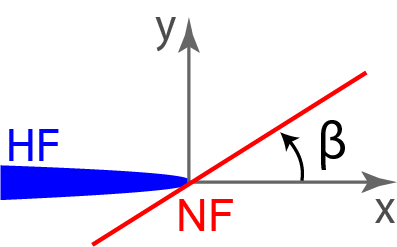
#> input picture C_SlipZoneArea/Rel_Angl.png, 397 x 247 px
$ python B_SlipZone_Effect_Beta.py
#> lines starting #> are read from the running program, lines starting #| are printed output that depends on the picture
### C_SlipZoneArea/Func_c_SlipZoneArea.py
'''
UPDATED ON March 19th 2020
Func_b differs from Func_b at self.xrange =

UPDATE ON MARCH 31st 2020
Corrected MC for tensile effective stress condition

UPDATE ON April 16th 2020
base on Func_c_SlipZoneArea_1.0
use x-dx,x+dx in xrange
nan_to_num !

'''
import numpy as np

np.warnings.filterwarnings('ignore')

class FractureStress(object):
    def __init__(self,half_length,S1,S2,P_net,beta,miu,P_pore,delta,x_wide,y_wide):
        self.S1 = S1; self.S2 = S2;
        self.P_net = P_net; self.a = half_length;
        self.delta = delta;
        self.L_x = x_wide; self.L_y = y_wide;
        self.beta  = beta*(np.pi/180) # w.r.t HF, counterclockwise, ranging 0 to 180
        self.miu   = miu              # friction coefficient
        self.P_pore=P_pore

        self.CFF()

    def grid_block(self):
        self.center_line_num = self.L_y/self.delta+1
        self.num_dx = int(2*self.L_x/self.delta+1)
        self.num_dy = int(2*self.L_y/self.delta+1)
        self.xrange = np.linspace(self.a-self.L_x, self.a+self.L_x, self.num_dx)
        # self.xrange = np.linspace(0, self.a+self.L_x, self.num_dx)
        self.yrange = np.linspace(-self.L_y, self.L_y, self.num_dy)
        self.x, self.y = np.meshgrid(self.xrange,self.yrange)

    def myatan(self,x,y):
        value = np.arctan2(y,x)
        value[value<0] += 2*np.pi
        return value

    def parameter(self):
        r  = np.sqrt(self.x**2+self.y**2)
        r1 = np.sqrt((self.x-self.a)**2+self.y**2)
        r2 = np.sqrt((self.x+self.a)**2+self.y**2)
        th = self.myatan(self.x,self.y)
        th1= self.myatan(self.x-self.a,self.y)
        th2= self.myatan(self.x+self.a,self.y)
        self.c  = np.nan_to_num( self.P_net*r/np.sqrt(r1*r2) )
        self.c1 = np.cos(th-0.5*(th1+th2))
        self.c2 = np.nan_to_num( self.a**2/(r1*r2)*np.sin(th)*np.sin(1.5*(th1+th2)) )
        self.c3 = np.nan_to_num( self.a**2/(r1*r2)*np.sin(th)*np.cos(1.5*(th1+th2)) )

    def stresses(self):
        self.grid_block()
        self.parameter()
        self.sig11 = self.c*(self.c1-self.c2)-self.P_net-self.S1
        self.sig22 = self.c*(self.c1+self.c2)-self.P_net-self.S2
        self.sig12 = self.c*self.c3

    def CFF(self):
        self.stresses()
        s11_plus_s22 = self.sig11+self.sig22
        s11_min_s22  = self.sig11-self.sig22
        s22_min_s11  = self.sig22-self.sig11
        TwoBeta = 2*self.beta
        # normal stress acting on the plane
        self.sigma = 0.5*(s11_plus_s22)-0.5*(s11_min_s22)*np.cos(TwoBeta)-self.sig12*np.sin(TwoBeta)
        # maximum principal stress
        self.P1 = 0.5*(s11_plus_s22)+((0.5*(s11_min_s22))**2+self.sig12**2)**0.5
        # self.eff_sigma = np.absolute(self.sigma+self.P_pore)
        self.eff_sigma = -(self.sigma+self.P_pore)
        self.tau   = np.absolute(0.5*(s22_min_s11)*np.sin(TwoBeta)+self.sig12*np.cos(TwoBeta))

        # Criterion 1: If new Frac initiate at the other end, Gu and Weng (2010)
        self.Fail_1 = self.P1+self.P_pore
        self.Fail_1[self.Fail_1 >= 0] = 1 # Meaning New HF initiate
        self.Fail_1[self.Fail_1 <  0] = 0

        # Criterion 2: If NF open
        self.Fail_2 = self.sigma+self.P_pore
        self.Fail_2[self.Fail_2 >= 0] = 1 # Meaning NF open
        self.Fail_2[self.Fail_2 <  0] = 0

        # Criterion 3: If NF slip
        self.Fail_3 = self.tau - self.eff_sigma*self.miu

        self.Fail_3[self.Fail_3 >= 0] = 1 # Meaning NF slip
        self.Fail_3[self.Fail_3 <  0] = 0 # Meaning ok
        self.Fail_3[self.Fail_2 == 1] = 0 # IF effective stress is tensile,

        # Final: Potential Slip: if C3 meets while C1,C2 not meet
        self.Fail_PSZ = np.full_like(self.Fail_3, 0)
        self.Fail_PSZ[self.Fail_3 == 1] = 1
        self.Fail_PSZ[self.Fail_1 == 1] = 0

        self.area = np.count_nonzero(self.Fail_PSZ)*self.delta**2


### C_SlipZoneArea/B_SlipZone_Effect_Beta.py
'''
         UPDATED ON March 19th 2020
'''

import numpy as np
import matplotlib.pyplot as plt
from Func_c_SlipZoneArea import *
import timeit

start_time = timeit.default_timer()
import os
save_plots_to = str(os.getcwd()) + '/Plots/'

##############################################################################
#                       Effect of Relative Angle, Beta
##############################################################################

delta = 0.0005;       y_wide = 0.3;           x_wide = 0.3
half_length = 10;
S1 = 60;             S2 = 55;              P_net = 2
miu  = 0.4;          P_pore = 35
K1 =P_net*(np.pi*half_length)**0.5


####################################################################################
####################################################################################

fig, ((ax1,ax2),(ax3,ax4),(ax5,ax6)) = plt.subplots(3, 2,figsize=(7, 8),\
                                                    constrained_layout=True)
fig.suptitle('Potential Slip Zone',fontsize=14)

##############  0.0 degree ##############
beta = 0;
RE_01 = FractureStress(half_length,S1,S2,P_net,beta,miu,P_pore,delta,x_wide,y_wide)
DC = 'C3'
ax1.plot(10,0,color=DC,label='Rel. Angle = '+str(beta)+chr(176)) # For coloring of the legend line
ax1.contour(RE_01.x, RE_01.y, RE_01.Fail_PSZ,levels=[1],colors=DC,linewidth=0.1)
ax1.contourf(RE_01.x, RE_01.y, RE_01.Fail_PSZ,levels=[0.8,1], cmap=plt.cm.Reds)
# Plot label =======================================================
tp = ax1
tp.set_title('$\\beta$ = %.0f$^\circ$'%beta, fontsize=14,color=DC)
tp.set_ylabel('y (m)',rotation=90, fontsize=10)
# tp.set_xlabel('x (m)', fontsize=12)
tp.plot([0,half_length],[0,0],'k-',linewidth=1)
tp.set_ylim(-y_wide,y_wide)
tp.set_xlim(half_length-x_wide,half_length+x_wide)
tp.set_xticks(np.linspace(half_length-x_wide,half_length+x_wide,5))
tp.set_yticks(np.linspace(-y_wide,y_wide,5))
tp.grid(which='major', linestyle=':')
tp.set_facecolor('cornsilk')

##############  90 degree ##############
beta = 90;
RE_01 = FractureStress(half_length,S1,S2,P_net,beta,miu,P_pore,delta,x_wide,y_wide)
DC = 'C0'
ax2.plot(-1000,1000,color=DC,label='Rel. Angle = '+str(beta)+chr(176)) # For coloring of the legend line
ax2.contour(RE_01.x, RE_01.y, RE_01.Fail_PSZ,[0.5, 1],colors=DC,linewidth=0.1)
ax2.contourf(RE_01.x, RE_01.y, RE_01.Fail_PSZ, [0.5, 1], cmap=plt.cm.Blues)
# Plot label =======================================================
tp = ax2
tp.set_title('$\\beta$ = %.0f$^\circ$'%beta, fontsize=14,color=DC)
# tp.set_ylabel('y (m)',rotation=90, fontsize=12)
# tp.set_xlabel('x (m)', fontsize=12)
tp.plot([0,half_length],[0,0],'k-',linewidth=1)
tp.set_ylim(-y_wide,y_wide)
tp.set_xlim(half_length-x_wide,half_length+x_wide)
tp.set_xticks(np.linspace(half_length-x_wide,half_length+x_wide,5))
tp.set_yticks(np.linspace(-y_wide,y_wide,5))
tp.grid(which='major', linestyle=':')
tp.set_facecolor('cornsilk')

##############  60 degree ##############
beta = 60;
RE_01 = FractureStress(half_length,S1,S2,P_net,beta,miu,P_pore,delta,x_wide,y_wide)
DC = 'C1'
ax3.plot(-1000,1000,color=DC,label='Rel. Angle = '+str(beta)+chr(176)) # For coloring of the legend line
ax3.contour(RE_01.x, RE_01.y, RE_01.Fail_PSZ,[0.5, 1],colors=DC,linewidth=0.1)
ax3.contourf(RE_01.x, RE_01.y, RE_01.Fail_PSZ, [0.5, 1], cmap=plt.cm.Oranges)
# Plot label =======================================================
tp = ax3
tp.set_title('$\\beta$ = %.0f$^\circ$'%beta, fontsize=14,color=DC)
tp.set_ylabel('y (m)',rotation=90, fontsize=10)
# tp.set_xlabel('x (m)', fontsize=12)
tp.plot([0,half_length],[0,0],'k-',linewidth=1)
tp.set_ylim(-y_wide,y_wide)
tp.set_xlim(half_length-x_wide,half_length+x_wide)
tp.set_xticks(np.linspace(half_length-x_wide,half_length+x_wide,5))
tp.set_yticks(np.linspace(-y_wide,y_wide,5))
tp.grid(which='major', linestyle=':')
tp.set_facecolor('cornsilk')

##############  30 degree ##############
beta = 30;
RE_01 = FractureStress(half_length,S1,S2,P_net,beta,miu,P_pore,delta,x_wide,y_wide)
DC = 'C4'
ax4.plot(-1000,1000,color=DC,label='Rel. Angle = '+str(beta)+chr(176)) # For coloring of the legend line
ax4.contour(RE_01.x, RE_01.y, RE_01.Fail_PSZ,[0.5, 1],colors=DC,linewidth=0.1)
ax4.contourf(RE_01.x, RE_01.y, RE_01.Fail_PSZ, [0.5, 1], cmap=plt.cm.Purples)
# Plot label =======================================================
tp = ax4
tp.set_title('$\\beta$ = %.0f$^\circ$'%beta, fontsize=14,color=DC)
# tp.set_ylabel('y (m)',rotation=90, fontsize=12)
# tp.set_xlabel('x (m)', fontsize=12)
tp.plot([0,half_length],[0,0],'k-',linewidth=1)
tp.set_ylim(-y_wide,y_wide)
tp.set_xlim(half_length-x_wide,half_length+x_wide)
tp.set_xticks(np.linspace(half_length-x_wide,half_length+x_wide,5))
tp.set_yticks(np.linspace(-y_wide,y_wide,5))
tp.grid(which='major', linestyle=':')
tp.set_facecolor('cornsilk')

##############  45 degree ##############
beta = 20;
RE_01 = FractureStress(half_length,S1,S2,P_net,beta,miu,P_pore,delta,x_wide,y_wide)
DC = 'C7'
ax5.plot(-1000,1000,color=DC,label='Rel. Angle = '+str(beta)+chr(176)) # For coloring of the legend line
ax5.contour(RE_01.x, RE_01.y, RE_01.Fail_PSZ,[0.5, 1],colors=DC,linewidth=0.1)
ax5.contourf(RE_01.x, RE_01.y, RE_01.Fail_PSZ, [0.5, 1], cmap=plt.cm.Greys)
# Plot label =======================================================
tp = ax5
tp.set_title('$\\beta$ = %.0f$^\circ$'%beta, fontsize=14,color=DC)
tp.set_ylabel('y (m)',rotation=90, fontsize=10)
tp.set_xlabel('x (m)', fontsize=10)
tp.plot([0,half_length],[0,0],'k-',linewidth=1)
tp.set_ylim(-y_wide,y_wide)
tp.set_xlim(half_length-x_wide,half_length+x_wide)
tp.set_xticks(np.linspace(half_length-x_wide,half_length+x_wide,5))
tp.set_yticks(np.linspace(-y_wide,y_wide,5))
tp.grid(which='major', linestyle=':')
tp.set_facecolor('cornsilk')

##############  -45 degree ##############
beta = -20;
RE_01 = FractureStress(half_length,S1,S2,P_net,beta,miu,P_pore,delta,x_wide,y_wide)
DC = 'C2'
ax6.plot(-1000,1000,color=DC,label='Rel. Angle = '+str(beta)+chr(176)) # For coloring of the legend line
ax6.contour(RE_01.x, RE_01.y, RE_01.Fail_PSZ,[0.5, 1],colors=DC,linewidth=0.1)
ax6.contourf(RE_01.x, RE_01.y, RE_01.Fail_PSZ, [0.5, 1], cmap=plt.cm.Greens)
# Plot label =======================================================
tp = ax6
tp.set_title('$\\beta$ = %.0f$^\circ$'%beta, fontsize=14,color=DC)
# tp.set_ylabel('y (m)',rotation=90, fontsize=12)
tp.set_xlabel('x (m)', fontsize=10)
tp.plot([0,half_length],[0,0],'k-',linewidth=1)
tp.set_ylim(-y_wide,y_wide)
tp.set_xlim(half_length-x_wide,half_length+x_wide)
tp.set_xticks(np.linspace(half_length-x_wide,half_length+x_wide,5))
tp.set_yticks(np.linspace(-y_wide,y_wide,5))
tp.grid(which='major', linestyle=':')
tp.set_facecolor('cornsilk')

ax1.xaxis.set_ticklabels([])
ax2.xaxis.set_ticklabels([])
ax3.xaxis.set_ticklabels([])
ax4.xaxis.set_ticklabels([])

ax2.yaxis.set_ticklabels([])
ax4.yaxis.set_ticklabels([])
ax6.yaxis.set_ticklabels([])

####################################################################################
####################################################################################

# text = ('L$_{h}$ = %.0f m\nP$_{net}$ = %.1f MPa\nS$_{1}$ = %d MPa\
# \nS$_{2}$ = %d MPa\nP$_{pore}$ = %d MPa\
# \n$\\mu$ = %.1f\nK$_{1}$ = %.1f MPa$\sqrt{m}$'\
#         %(half_length,P_net,S1,S2,P_pore,miu,K1))

text = ('\
a  = %.0f m\n\
S$_{1}$ = %d MPa\n\
S$_{2}$ = %d MPa\n\
P$_{p}$ = %d MPa\n\
P$_{n}$ = %.d MPa\n\
K$_{1}$ = %.d MPa$\sqrt{m}$\n\
$\\mu$  = %.1f'\
        %(half_length,S1,S2,P_pore,P_net,K1,miu))
props = dict(boxstyle='round', facecolor='whitesmoke', alpha=0.9, edgecolor='none')
fig.text(0.43, 0.55, text, bbox=props,fontsize=12)


props = dict(boxstyle='round', facecolor='whitesmoke', alpha=0.1, edgecolor='none')
fig.text(0.13, 0.89, '(A)', bbox=props,fontsize=12)
fig.text(0.92, 0.89, '(B)', bbox=props,fontsize=12)

fig.text(0.13, 0.585, '(C)', bbox=props,fontsize=12)
fig.text(0.92, 0.585, '(D)', bbox=props,fontsize=12)

fig.text(0.13, 0.285, '(E)', bbox=props,fontsize=12)
fig.text(0.92, 0.285, '(F)', bbox=props,fontsize=12)
####################################################################################
####################################################################################
# x-off, y-off relative figure coordinates
im = plt.imread('Rel_Angl.png')
#> im is the input picture: shape (247, 397, 4) float32; mean R, G, B, A 0.921, 0.895, 0.951, 0.101
phyl_ax=fig.add_axes([0.76, 0.63, 0.2, 0.2])
#  list of [left, bottom, width, height] values in 0-1 relative figure coordinates:
phyl_ax.get_xaxis().set_visible(False)
phyl_ax.get_yaxis().set_visible(False)
phyl_ax.spines['bottom'].set_color('none')
phyl_ax.spines['top'].set_color('none')
phyl_ax.spines['left'].set_color('none')
phyl_ax.spines['right'].set_color('none')
phyl_ax.set_facecolor('none')
phyl_ax.imshow(im,interpolation='nearest')

# fig, ax = plt.subplots(4, 4, sharex=True, sharey=True)
# 'C0', 'C1', 'C2', 'C3', 'C4', 'C5', 'C6', 'C7', 'C8', 'C9'
# blue,orange,green,red,purple,brown,pink,gray,olive,cyan

plt.savefig( save_plots_to+'b_03_Effect_Beta.png', dpi=300)
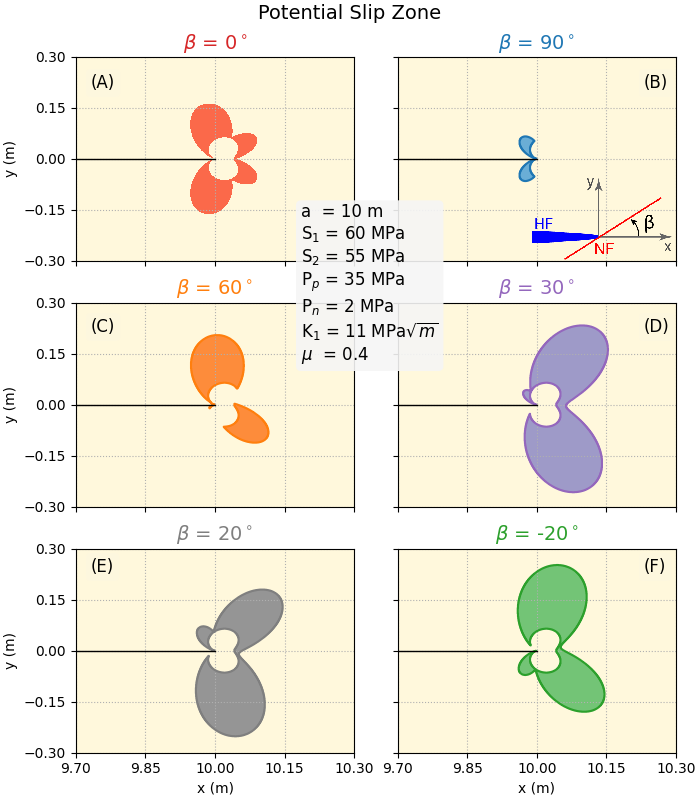
#> figure drawn by matplotlib, 7 panels

print(timeit.default_timer() - start_time)
